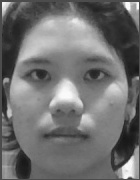
#> input picture dataset/6752300046_Taer.jpg, 140 x 180 px; its folder holds only this picture in this run
$ python cluster.py
#> lines starting #> are read from the running program, lines starting #| are printed output that depends on the picture
#> in load_dataset, img is the input picture: shape (180, 140); min 21, max 253, mean 112.7
### face_utils.py
import os
import re
import cv2
import numpy as np

if not hasattr(cv2, "CascadeClassifier"):
    raise ImportError(f"OpenCV {cv2.__version__} ไม่มี CascadeClassifier (ถูกถอดออกใน OpenCV 5) "
                      "ให้ติดตั้งเวอร์ชัน 4: pip install -r requirements.txt")

DATASET_DIR = os.path.join(os.path.dirname(os.path.abspath(__file__)), "dataset")
IMG_EXT = {".jpg", ".jpeg", ".png", ".bmp", ".webp"}  # นามสกุลที่ cv2 อ่านได้
ID_DIGITS = 10  # รหัสนักศึกษาต้องมี 10 หลัก
IMG_SIZE = (140, 180)  # (กว้าง, สูง) ของหน้าที่ตัดแล้ว
CASCADE = cv2.CascadeClassifier(cv2.data.haarcascades + "haarcascade_frontalface_default.xml")


def face_from_photo(gray):
    """รูปนักเรียน -> หน้าขาวดำช่วงหน้าผาก-คาง แก้ม-แก้ม ขนาด IMG_SIZE (None ถ้าหาหน้าไม่เจอ)"""
    # ตัดขอบสีเรียบออก
    for _ in range(4):
        if gray[0].std() < 4: gray = gray[1:]
        if gray[-1].std() < 4: gray = gray[:-1]
        if gray[:, 0].std() < 4: gray = gray[:, 1:]
        if gray[:, -1].std() < 4: gray = gray[:, :-1]
#> this loop made 4 passes
#> pass 1, in face_from_photo, `if gray[:, 0].std() < 4: gray = gray[:, 1:]`:
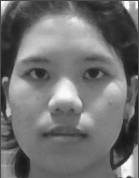
#> gray: shape (178, 139); min 21, max 253, mean 113.4
#> pass 1, in face_from_photo, `if gray[:, -1].std() < 4: gray = gray[:, :-1]`:
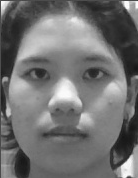
#> gray: shape (178, 138); min 21, max 253, mean 113.7
#> after the loop:
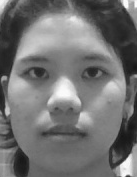
#> gray: shape (177, 137); min 21, max 253, mean 114.2

    h, w = gray.shape
#> h = 177; w = 137
    gray = cv2.resize(gray, (round(w * (600 / max(h, w))), round(h * (600 / max(h, w)))), interpolation=cv2.INTER_AREA)
#> gray: shape (600, 464)
    gray = cv2.copyMakeBorder(gray, 150, 150, 150, 150, cv2.BORDER_REPLICATE)
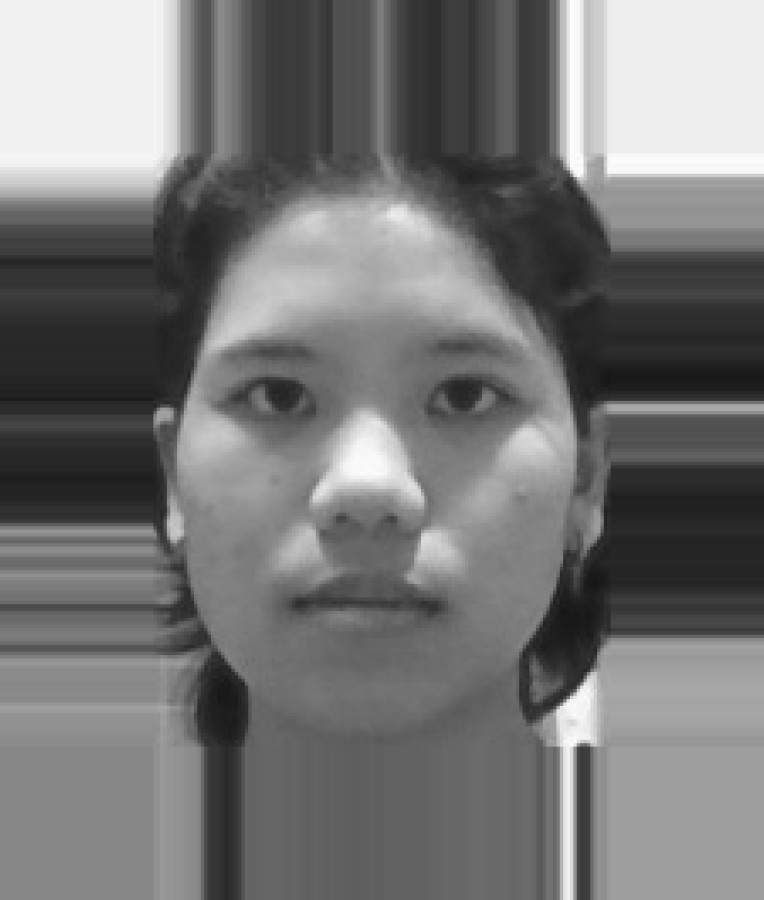
#> gray: shape (900, 764); min 21, max 253, mean 117.2

    faces = CASCADE.detectMultiScale(gray, 1.05, 6, minSize=(80, 80))
#> faces = [[105, 197, 529, 529]]
    if len(faces) == 0:
        return None

    x, y, w, h = max(faces, key=lambda r: r[2] * r[3])
#> x = 105; y = 197; w = 529; h = 529

    cw = w * 0.78
#> cw = 412.6
    x0, y0 = int(round(x + (w - cw) / 2)), int(round(y + h * 0.06))
#> x0 = 163; y0 = 229
    x1, y1 = x0 + int(round(cw)), y0 + int(round(cw * IMG_SIZE[1] / IMG_SIZE[0]))
#> x1 = 576; y1 = 760

    p = max(0, -x0, -y0, x1 - gray.shape[1], y1 - gray.shape[0])
#> p = 0
    if p > 0:
        gray = cv2.copyMakeBorder(gray, p, p, p, p, cv2.BORDER_REPLICATE)

    return cv2.resize(gray[y0 + p:y1 + p, x0 + p:x1 + p], IMG_SIZE, interpolation=cv2.INTER_AREA)
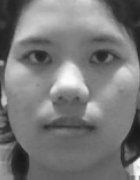
#> returned value: shape (180, 140); min 22, max 251, mean 120.5


def load_dataset():
    """อ่านทุกรูปใน dataset/ -> (หน้าที่ตัดแล้ว, ชื่อ)"""
    faces, labels = [], []
    for file in sorted(os.listdir(DATASET_DIR)):
        path = os.path.join(DATASET_DIR, file)
        ext = os.path.splitext(file)[1].lower()
        if ext not in IMG_EXT:
            if ext in (".heif", ".heic"):
                print(f"  ข้าม (รูป iPhone ต้องแปลงเป็น .jpg ก่อน): {file}")
            elif not file.startswith(".") and file.lower() != "desktop.ini":
                print(f"  ข้าม (ไม่ใช่ไฟล์รูป): {file}")
            continue
        img = cv2.imdecode(np.fromfile(path, np.uint8), cv2.IMREAD_GRAYSCALE)

        face = face_from_photo(img) if img is not None else None
        if face is None:
            print(f"  ข้าม (อ่านไม่ได้หรือหาหน้าไม่เจอ): {file}")
            continue

        label = re.sub(r"[\s_\-]*\(?\d+\)?$", "", os.path.splitext(file)[0])
        sid = label.split("_", 1)[0]
        if not (sid.isdigit() and len(sid) == ID_DIGITS):
            print(f"  เตือน: รหัส '{sid}' ไม่ใช่ตัวเลข {ID_DIGITS} หลัก ตรวจชื่อไฟล์ {file}")

        faces.append(face)
        labels.append(label)

    return faces, labels

### cluster.py
import math
import os
import random
import cv2
import numpy as np  # ใช้แค่สร้างภาพให้ cv2.imshow เท่านั้น ไม่ใช้คำนวณ
from face_utils import load_dataset

k = 4  # จำนวนกลุ่ม K-means (ใช้เมื่อ AUTO_K = False)
AUTO_K = False  # True = ลองทุกค่า k ใน K_RANGE แล้วเลือกค่าที่ silhouette เฉลี่ยสูงสุด
K_RANGE = range(2, 7)
SEED = 42
N_TRIES = 10  # จำนวนครั้งที่สุ่มจุดเริ่มต้นใหม่ (เลือกครั้งที่ผลรวมระยะน้อยสุด)
MAX_ITER = 100
EPS = 0.01
SAVE_IMAGE = False  # True = บันทึกภาพผลเป็น result_groups.png ไว้ใส่รายงาน (ค่าเริ่มต้นไม่บันทึกไฟล์ใด ๆ)


# ---------- ฟังก์ชันคำนวณมือทั้งหมด ----------
def mean_vectors(vectors):
    """ค่าเฉลี่ยทีละพิกเซลของหลายเวกเตอร์ (ตัดเศษทิ้งเป็นจำนวนเต็ม 0-255)"""
    n = len(vectors)
    out = []
    for i in range(len(vectors[0])):
        s = 0
        for v in vectors:
            s += v[i]
        out.append(int(s / n))
    return out


def equalize_hist(pixels):
    """ปรับ histogram ให้เท่ากัน (สูตรเดียวกับ cv2.equalizeHist)"""
    hist = [0] * 256
    for p in pixels:
        hist[p] += 1

    # ผลรวมสะสม (CDF)
    cdf = [0] * 256
    run = 0
    for i in range(256):
        run += hist[i]
        cdf[i] = run

    cdf_min = 0
    for c in cdf:
        if c > 0:
            cdf_min = c
            break

    total = len(pixels)
    if total == cdf_min:  # ภาพสีเดียว
        return list(pixels)

    lut = [0] * 256
    for i in range(256):
        val = (cdf[i] - cdf_min) * 255.0 / (total - cdf_min)
        v = int(val + 0.5)
        lut[i] = 0 if v < 0 else 255 if v > 255 else v
    return [lut[p] for p in pixels]


def sq_dist(a, b):
    """ระยะทางยูคลิดยกกำลังสอง"""
    s = 0.0
    for x, y in zip(a, b):
        d = x - y
        s += d * d
    return s


def kmeans_pp_init(X, k, rng):
    """เลือกจุดศูนย์กลางเริ่มต้นแบบ k-means++"""
    centers = [list(X[rng.randrange(len(X))])]
    while len(centers) < k:
        d2 = []
        for x in X:
            best = sq_dist(x, centers[0])
            for c in centers[1:]:
                d = sq_dist(x, c)
                if d < best:
                    best = d
            d2.append(best)
        total = 0.0
        for d in d2:
            total += d
        r = rng.random() * total
        acc = 0.0
        pick = len(X) - 1
        for i, d in enumerate(d2):
            acc += d
            if acc >= r:
                pick = i
                break
        centers.append(list(X[pick]))
    return centers


def kmeans_once(X, k, rng):
    dim = len(X[0])
    centers = kmeans_pp_init(X, k, rng)
    labels = [-1] * len(X)

    for _ in range(MAX_ITER):
        # 1) กำหนดแต่ละจุดให้ศูนย์กลางที่ใกล้สุด
        dists = []
        for i, x in enumerate(X):
            best_g, best_d = 0, sq_dist(x, centers[0])
            for g in range(1, k):
                d = sq_dist(x, centers[g])
                if d < best_d:
                    best_g, best_d = g, d
            labels[i] = best_g
            dists.append(best_d)

        # 2) คำนวณศูนย์กลางใหม่ = ค่าเฉลี่ยของสมาชิก
        new_centers = []
        for g in range(k):
            members = [X[i] for i in range(len(X)) if labels[i] == g]
            if not members:
                # กลุ่มว่าง: ย้ายไปจุดที่อยู่ไกลศูนย์กลางเดิมมากที่สุด
                far = 0
                for i in range(len(X)):
                    if dists[i] > dists[far]:
                        far = i
                dists[far] = 0.0
                labels[far] = g
                new_centers.append(list(X[far]))
                continue
            c = [0.0] * dim
            for m in members:
                for j in range(dim):
                    c[j] += m[j]
            n = len(members)
            new_centers.append([v / n for v in c])

        # 3) หยุดเมื่อศูนย์กลางขยับน้อยกว่า EPS
        moved = 0.0
        for g in range(k):
            d = sq_dist(centers[g], new_centers[g])
            if d > moved:
                moved = d
        centers = new_centers
        if moved <= EPS * EPS:
            break

    # ผลรวมระยะทางกำลังสองของทุกจุดถึงศูนย์กลางของตัวเอง
    compact = 0.0
    for i, x in enumerate(X):
        compact += sq_dist(x, centers[labels[i]])
    return labels, compact


def kmeans(X, k, tries, seed):
    rng = random.Random(seed)
    best_labels, best_c = None, None
    for _ in range(tries):
        lab, c = kmeans_once(X, k, rng)
        if best_c is None or c < best_c:
            best_labels, best_c = list(lab), c
    return best_labels


def pairwise_dist(X):
    """ตารางระยะยูคลิดระหว่างทุกคู่ (คำนวณครั้งเดียว ใช้ซ้ำได้)"""
    n = len(X)
    D = [[0.0] * n for _ in range(n)]
    for i in range(n):
        for j in range(i + 1, n):
            D[i][j] = D[j][i] = math.sqrt(sq_dist(X[i], X[j]))
    return D


def silhouette(D, groups, k):
    """ค่า silhouette ของแต่ละคน: (b - a) / max(a, b)
    a = ระยะเฉลี่ยถึงเพื่อนในกลุ่มเดียวกัน, b = ระยะเฉลี่ยถึงกลุ่มอื่นที่ใกล้ที่สุด
    ใกล้ 1 = อยู่ถูกกลุ่มชัดเจน, ใกล้ 0 = อยู่กึ่งกลางระหว่างกลุ่ม, ติดลบ = ใกล้กลุ่มอื่นมากกว่า"""
    n = len(D)
    s = [0.0] * n
    for i in range(n):
        same = [D[i][j] for j in range(n) if j != i and groups[j] == groups[i]]
        if not same:  # กลุ่มที่มีคนเดียว กำหนดเป็น 0
            continue
        a = sum(same) / len(same)
        b = None
        for g in range(k):
            other = [D[i][j] for j in range(n) if groups[j] == g]
            if g != groups[i] and other:
                m = sum(other) / len(other)
                if b is None or m < b:
                    b = m
        if b is not None and max(a, b) > 0:
            s[i] = (b - a) / max(a, b)
    return s


def display_names(people):
    """ชื่อที่แสดง = ส่วนหลัง "_" ถ้าชื่อซ้ำกันให้ต่อท้ายด้วยเลข 4 ตัวท้ายของรหัส เช่น First(0607)"""
    short = [p.split("_", 1)[-1] for p in people]
    out = []
    for p, s in zip(people, short):
        if short.count(s) > 1:
            s = f"{s}({p.split('_', 1)[0][-4:]})"
        out.append(s)
    return out


# ---------- โหลดข้อมูล ----------
faces, labels = load_dataset()
#> faces = 1 item; labels = ['6752300046_Taer']
people = sorted(set(labels))
#> people = ['6752300046_Taer']

# หน้าเฉลี่ยต่อ 1 คน (เก็บเป็นลิสต์ 2 มิติ + เวกเตอร์แบนสำหรับคำนวณ)
H, W = faces[0].shape
#> H = 180; W = 140
flat_faces = []
for p in people:
    vecs = [faces[i].flatten().tolist() for i in range(len(faces)) if labels[i] == p]
    flat_faces.append(mean_vectors(vecs))
#> this loop made 1 pass
#> (p, n in mean_vectors) on pass 1: ('6752300046_Taer', 1)
#> after the loop, flat_faces = 1 item
names = display_names(people)
#> in display_names, `short = [p.split("_", 1)[-1] for p in people]`: short = ['Taer']
#> the loop in display_names, `for p, s in zip(people, short):` made 1 pass
#> names = ['Taer']

# ---------- จัดกลุ่มด้วย K-means ----------
X = [equalize_hist(f) for f in flat_faces]
#> X = 1 item
D = pairwise_dist(X)  # ใช้คำนวณ silhouette
#> in pairwise_dist, `n = len(X)`: n = 1
#> in pairwise_dist, `D = [[0.0] * n for _ in range(n)]`: D = [[0]]
#> D = [[0]]

if AUTO_K:
    # ลองหลายค่า k แล้วเลือกค่าที่ silhouette เฉลี่ยสูงสุด
    print("เลือกจำนวนกลุ่มอัตโนมัติ:")
    best = None
    for kk in K_RANGE:
        if kk > len(X):
            break
        g_try = kmeans(X, kk, N_TRIES, SEED)
        s_try = silhouette(D, g_try, kk)
        score = sum(s_try) / len(s_try)
        print(f"  k = {kk}: silhouette เฉลี่ย {score:.3f}")
        if best is None or score > best[0]:
            best = (score, kk, g_try, s_try)
    _, k, groups, sil = best
    print(f"  -> ใช้ k = {k}\n")
else:
    groups = kmeans(X, k, N_TRIES, SEED)
#> the loop in kmeans, `for _ in range(tries):` made 10 passes
#> (best_labels, best_c) on pass 1: ([3], 0)
#> after the loop in kmeans, `for _ in range(tries):`: best_c = 0
#> groups = [3]
    sil = silhouette(D, groups, k)
#> in silhouette, `n = len(D)`: n = 1
#> in silhouette, `s = [0.0] * n`: s = [0]
#> sil = [0]

# แสดงรายชื่อสมาชิกแต่ละกลุ่มใน Console
for g in range(k):
    m = [i for i in range(len(people)) if groups[i] == g]
    avg = sum(sil[i] for i in m) / len(m) if m else 0.0
    print(f"กลุ่ม {g + 1} ({len(m)} คน, silhouette {avg:.3f}): " + ", ".join(names[i] for i in m))
#> this loop made 4 passes
#| กลุ่ม 1 (0 คน, silhouette 0.000):
#| กลุ่ม 2 (0 คน, silhouette 0.000):
#| กลุ่ม 3 (0 คน, silhouette 0.000):
#| กลุ่ม 4 (1 คน, silhouette 0.000): Taer
print(f"\nsilhouette เฉลี่ยทั้งหมด: {sum(sil) / len(sil):.3f}  (ใกล้ 1 = แยกกลุ่มชัด, ใกล้ 0 = ไม่ชัด)")
#| silhouette เฉลี่ยทั้งหมด: 0.000  (ใกล้ 1 = แยกกลุ่มชัด, ใกล้ 0 = ไม่ชัด)
odd = [f"{names[i]} ({sil[i]:.3f})" for i in range(len(people)) if sil[i] < 0]
#> odd = []
if odd:
    print("คนที่ใกล้กลุ่มอื่นมากกว่ากลุ่มตัวเอง: " + ", ".join(odd))


# ---------- สร้างภาพสรุปผล (ใช้ cv2 วาดเท่านั้น) ----------
def to_img(flat):
    return np.array(flat, np.uint8).reshape(H, W)


def thumb(flat, txt, sub=""):
    card = np.full((146, 90), 255, np.uint8)
    card[3:111, 3:87] = cv2.resize(to_img(flat), (84, 108))
    cv2.putText(card, txt[:12], (3, 124), cv2.FONT_HERSHEY_SIMPLEX, 0.4, 0, 1)
    if sub:
        cv2.putText(card, sub, (3, 140), cv2.FONT_HERSHEY_SIMPLEX, 0.35, 90, 1)
    return card


rows = []
for g in range(k):
    m = [i for i in range(len(groups)) if groups[i] == g]
    if not m:
        continue

    # หัวแถว = หน้าเฉลี่ยของกลุ่ม (ช่วยดูว่ากลุ่มนี้มีลักษณะร่วมอะไร) + silhouette เฉลี่ยของกลุ่ม
    avg = sum(sil[i] for i in m) / len(m)
    head = thumb(mean_vectors([flat_faces[i] for i in m]), f"Group {g + 1}", f"avg s={avg:.2f}")
    cv2.rectangle(head, (1, 1), (88, 112), 0, 2)
    gap = np.full((146, 10), 255, np.uint8)

    rows.append(np.hstack([head, gap] + [thumb(flat_faces[i], names[i], f"s={sil[i]:.2f}") for i in m]))
#> this loop made 4 passes
#> (m, avg) on pass 4: ([0], 0)
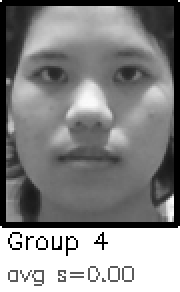
#> head: shape (146, 90) (shown 2 times larger); min 0, max 255, mean 135.3
#> after the loop, rows = 1 item

width = max(r.shape[1] for r in rows)
#> width = 190
result = np.vstack([np.pad(r, ((0, 6), (0, width - r.shape[1])), constant_values=255) for r in rows])
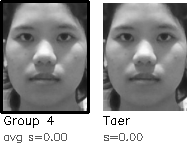
#> result: shape (152, 190); min 0, max 255, mean 157.2

if SAVE_IMAGE:
    # ใช้ imencode + tofile แทน cv2.imwrite เพื่อให้บันทึกได้แม้ path มีภาษาไทย (Windows)
    out = os.path.join(os.path.dirname(os.path.abspath(__file__)), "result_groups.png")
    cv2.imencode(".png", result)[1].tofile(out)
    print(f"\nบันทึกภาพผลที่ {out}")

cv2.imshow("K-means face groups", result)
cv2.waitKey(0)
cv2.destroyAllWindows()
